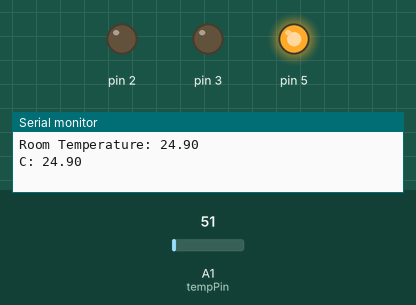
Simulated run of this sketch. Board: Arduino Uno, built with avr-gcc and run on an emulated ATmega328P. Parts: output pins drawn as LEDs (lit = HIGH), the last lines printed to the serial monitor. Inputs (shaded band) come from the test bench; at power-on: A1 (tempPin) = 51.

Above: at 1.2 s.
1.3 s: A1 (tempPin) set to 62
At 6.4 s:
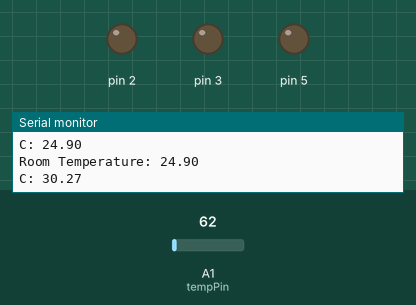
15.8 s: A1 (tempPin) set to 30
At 20.3 s:
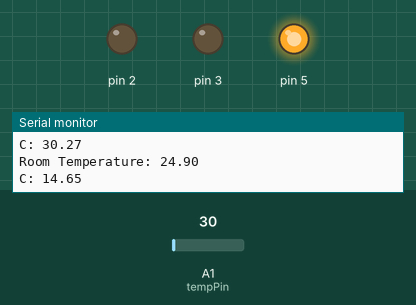
21.5 s: A1 (tempPin) set to 61
At 25.4 s:
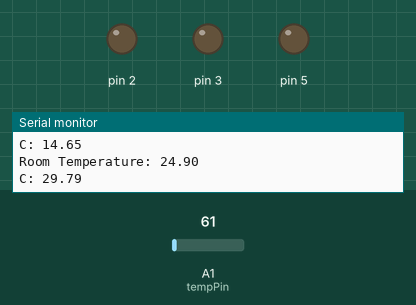
Timing chart, 0 to 26.9 s (numbered marks = the images above; inputs shaded):
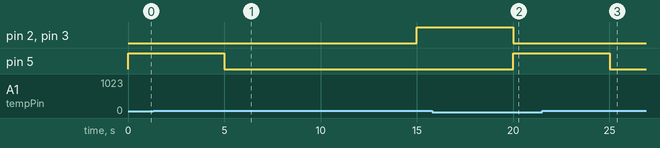

Measured:
- the behaviour switches between 55 and 56 on A1 (tempPin) (found by bisection; images 0 and 1)
- after the input at 1.3 s, pin 2, pin 3: LOW → HIGH after 13.7 s; pin 5: HIGH → LOW after 3.7 s
- after the input at 15.8 s, pin 5: LOW → HIGH after 4.2 s
- after the input at 21.5 s, pin 5: HIGH → LOW after 3.5 s

The sketch:

TempSensor.ino
```cpp
int val;
int tempPin = 1;

void setup()
{
Serial.begin(9600);
pinMode(5, OUTPUT);
pinMode(3,OUTPUT);
pinMode(2,OUTPUT);
}

float getTemperature() {
  float data = analogRead(tempPin);
  return (5.0 * data * 100.0) / 1024.0;
}
void loop(){

float a = analogRead(tempPin);
float rtemp= (5.0 * a * 100.0) / 1024.0;
while(1){
digitalWrite(3,LOW);
digitalWrite(2,LOW);
Serial.print("Room Temperature: ");
Serial.println(rtemp);
float c = getTemperature();
Serial.print("C: ");
Serial.println(c);
if (c > (rtemp+2.0))
  {
    digitalWrite(5, LOW);
    delay(10000);
    if (c > (rtemp+2.0)){
      digitalWrite(3,HIGH);
      digitalWrite(2,HIGH);
    }
  } else {
    digitalWrite(5, HIGH);
    digitalWrite(3,LOW);
    digitalWrite(2,LOW);
  }

/*val = analogRead(tempPin);
float mv = ( val/1024.0)*5000;
float cel = mv/10;


Serial.print("TEMPRATURE = ");
Serial.print(cel);
Serial.print("*C");
Serial.println();
*/
delay(5000);
}
}
/* uncomment this to get temperature in farenhite
Serial.print("TEMPRATURE = ");
Serial.print(farh);
Serial.print("*F");
Serial.println();


*/
```
